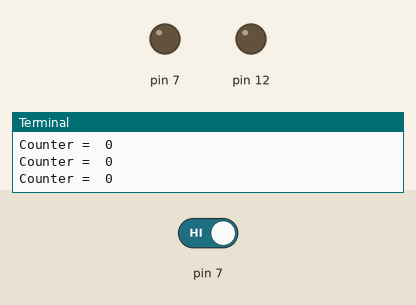
Simulated run of this program. Board: Raspberry Pi (header pin numbers). On the bench: output pins drawn as LEDs (lit = HIGH), the last lines printed to the terminal. The test bench sets the inputs (shaded band); at power-on: pin 7 HIGH.

Above: at 1.2 s.
1.3 s: pin 7 driven LOW
At 2.8 s:
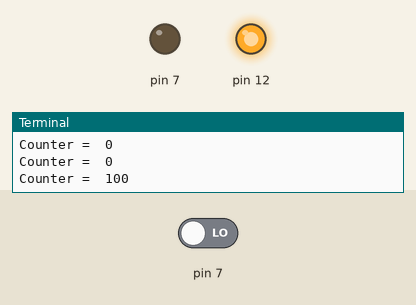
3.8 s: pin 7 driven HIGH
At 5.1 s:
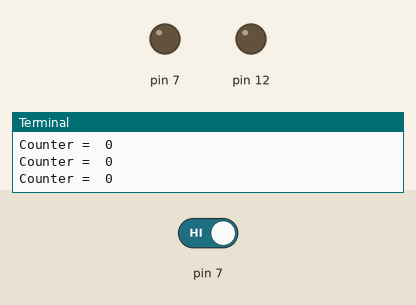
Timing chart, 0 to 6.8 s (numbered marks = the images above; inputs shaded):
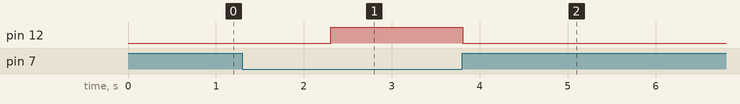

Measured:
- after the input at 1.3 s, pin 12: LOW → HIGH after 1.0 s
- after the input at 3.8 s, pin 12: HIGH → LOW at once

The program:

2._Auto-lighting_LED.py
```python
import RPi.GPIO as GPIO
import time
GPIO.setmode(GPIO.BOARD)
GPIO.setup(12, GPIO.OUT)
threshold = 50

try:
    while True:
        counter = 0
        GPIO.setup(7, GPIO.OUT)
        GPIO.output(7, 0)
        time.sleep(0.1)
        GPIO.setup(7, GPIO.IN)
        while not GPIO.input(7) and counter < 100:
            counter += 1
            time.sleep(0.01)
        print("Counter = ", counter)
        if counter >= threshold:
            GPIO.output(12, 1)
        else:
            GPIO.output(12, 0)

except:
    print("Program terminating")
    GPIO.cleanup(7)
    GPIO.cleanup(12)
```
